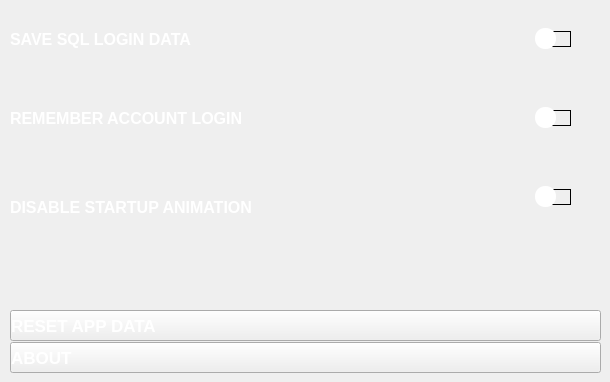
        <widget class="QWidget" name="homeSettings">
         <widget class="QPushButton" name="About">
          <property name="geometry">
           <rect>
            <x>10</x>
            <y>342</y>
            <width>591</width>
            <height>31</height>
           </rect>
          </property>
          <property name="font">
           <font>
            <pointsize>13</pointsize>
            <weight>75</weight>
            <bold>true</bold>
           </font>
          </property>
          <property name="cursor">
           <cursorShape>PointingHandCursor</cursorShape>
          </property>
          <property name="toolTip">
           <string/>
          </property>
          <property name="styleSheet">
           <string notr="true">QPushButton { text-align: left; color: rgb(255, 255, 255);}
</string>
          </property>
          <property name="text">
           <string>ABOUT</string>
          </property>
         </widget>
         <widget class="QPushButton" name="Reset">
          <property name="geometry">
           <rect>
            <x>10</x>
            <y>310</y>
            <width>591</width>
            <height>31</height>
           </rect>
          </property>
          <property name="font">
           <font>
            <pointsize>13</pointsize>
            <weight>75</weight>
            <bold>true</bold>
           </font>
          </property>
          <property name="cursor">
           <cursorShape>PointingHandCursor</cursorShape>
          </property>
          <property name="toolTip">
           <string/>
          </property>
          <property name="styleSheet">
           <string notr="true">QPushButton { text-align: left; color: rgb(255, 255, 255);}
</string>
          </property>
          <property name="text">
           <string>RESET APP DATA</string>
          </property>
         </widget>
         <widget class="QLabel" name="SQLLabel">
          <property name="geometry">
           <rect>
            <x>10</x>
            <y>19</y>
            <width>361</width>
            <height>41</height>
           </rect>
          </property>
          <property name="font">
           <font>
            <pointsize>12</pointsize>
            <weight>75</weight>
            <bold>true</bold>
           </font>
          </property>
          <property name="styleSheet">
           <string notr="true">color: rgb(255, 255, 255);</string>
          </property>
          <property name="text">
           <string>SAVE SQL LOGIN DATA</string>
          </property>
         </widget>
         <widget class="QLabel" name="SqlToggle">
          <property name="geometry">
           <rect>
            <x>550</x>
            <y>31</y>
            <width>21</width>
            <height>16</height>
           </rect>
          </property>
          <property name="styleSheet">
           <string notr="true">border: 1px solid black;
border-top-left-radius : 20px;
border-top-right-radius : 20px; 
border-bottom-left-radius : 60px; 
border-bottom-right-radius : 60px;
</string>
          </property>
          <property name="text">
           <string/>
          </property>
         </widget>
         <widget class="QPushButton" name="SqlButton">
          <property name="geometry">
           <rect>
            <x>535</x>
            <y>28</y>
            <width>21</width>
            <height>21</height>
           </rect>
          </property>
          <property name="cursor">
           <cursorShape>PointingHandCursor</cursorShape>
          </property>
          <property name="styleSheet">
           <string notr="true">border-radius: 10px;
  min-height: 20px;
  min-width: 20px;
background-color: rgb(255, 255, 255);</string>
          </property>
          <property name="text">
           <string/>
          </property>
          <property name="checkable">
           <bool>true</bool>
          </property>
         </widget>
         <widget class="QLabel" name="SqlSec">
          <property name="geometry">
           <rect>
            <x>10</x>
            <y>50</y>
            <width>401</width>
            <height>21</height>
           </rect>
          </property>
          <property name="font">
           <font>
            <pointsize>11</pointsize>
            <weight>75</weight>
            <bold>true</bold>
           </font>
          </property>
          <property name="styleSheet">
           <string notr="true">color: rgb(180, 180, 180);</string>
          </property>
          <property name="text">
           <string/>
          </property>
         </widget>
         <widget class="QLabel" name="AccountToggle">
          <property name="geometry">
           <rect>
            <x>550</x>
            <y>110</y>
            <width>21</width>
            <height>16</height>
           </rect>
          </property>
          <property name="styleSheet">
           <string notr="true">border: 1px solid black;
border-top-left-radius : 20px;
border-top-right-radius : 20px; 
border-bottom-left-radius : 60px; 
border-bottom-right-radius : 60px;
</string>
          </property>
          <property name="text">
           <string/>
          </property>
         </widget>
         <widget class="QPushButton" name="AccountButton">
          <property name="geometry">
           <rect>
            <x>535</x>
            <y>107</y>
            <width>21</width>
            <height>21</height>
           </rect>
          </property>
          <property name="cursor">
           <cursorShape>PointingHandCursor</cursorShape>
          </property>
          <property name="styleSheet">
           <string notr="true">border-radius: 10px;
  min-height: 20px;
  min-width: 20px;
background-color: rgb(255, 255, 255);</string>
          </property>
          <property name="text">
           <string/>
          </property>
          <property name="checkable">
           <bool>true</bool>
          </property>
         </widget>
         <widget class="QLabel" name="AccountLabel">
          <property name="geometry">
           <rect>
            <x>10</x>
            <y>98</y>
            <width>361</width>
            <height>41</height>
           </rect>
          </property>
          <property name="font">
           <font>
            <pointsize>12</pointsize>
            <weight>75</weight>
            <bold>true</bold>
           </font>
          </property>
          <property name="styleSheet">
           <string notr="true">color: rgb(255, 255, 255);</string>
          </property>
          <property name="text">
           <string>REMEMBER ACCOUNT LOGIN</string>
          </property>
         </widget>
         <widget class="QLabel" name="AccountSec">
          <property name="geometry">
           <rect>
            <x>10</x>
            <y>129</y>
            <width>401</width>
            <height>21</height>
           </rect>
          </property>
          <property name="font">
           <font>
            <pointsize>11</pointsize>
            <weight>75</weight>
            <bold>true</bold>
           </font>
          </property>
          <property name="styleSheet">
           <string notr="true">color: rgb(180, 180, 180);</string>
          </property>
          <property name="text">
           <string/>
          </property>
         </widget>
         <widget class="QLabel" name="AnimToggle">
          <property name="geometry">
           <rect>
            <x>550</x>
            <y>189</y>
            <width>21</width>
            <height>16</height>
           </rect>
          </property>
          <property name="styleSheet">
           <string notr="true">border: 1px solid black;
border-top-left-radius : 20px;
border-top-right-radius : 20px; 
border-bottom-left-radius : 60px; 
border-bottom-right-radius : 60px;
</string>
          </property>
          <property name="text">
           <string/>
          </property>
         </widget>
         <widget class="QPushButton" name="AnimButton">
          <property name="geometry">
           <rect>
            <x>535</x>
            <y>186</y>
            <width>21</width>
            <height>21</height>
           </rect>
          </property>
          <property name="cursor">
           <cursorShape>PointingHandCursor</cursorShape>
          </property>
          <property name="styleSheet">
           <string notr="true">border-radius: 10px;
  min-height: 20px;
  min-width: 20px;
background-color: rgb(255, 255, 255);</string>
          </property>
          <property name="text">
           <string/>
          </property>
          <property name="checkable">
           <bool>true</bool>
          </property>
         </widget>
         <widget class="QLabel" name="AnimLabel">
          <property name="geometry">
           <rect>
            <x>10</x>
            <y>187</y>
            <width>361</width>
            <height>41</height>
           </rect>
          </property>
          <property name="font">
           <font>
            <pointsize>12</pointsize>
            <weight>75</weight>
            <bold>true</bold>
           </font>
          </property>
          <property name="styleSheet">
           <string notr="true">color: rgb(255, 255, 255);</string>
          </property>
          <property name="text">
           <string>DISABLE STARTUP ANIMATION</string>
          </property>
         </widget>
         <widget class="QLabel" name="AnimSec">
          <property name="geometry">
           <rect>
            <x>10</x>
            <y>216</y>
            <width>401</width>
            <height>21</height>
           </rect>
          </property>
          <property name="font">
           <font>
            <pointsize>11</pointsize>
            <weight>75</weight>
            <bold>true</bold>
           </font>
          </property>
          <property name="styleSheet">
           <string notr="true">color: rgb(180, 180, 180);</string>
          </property>
          <property name="text">
           <string/>
          </property>
         </widget>
        </widget>
